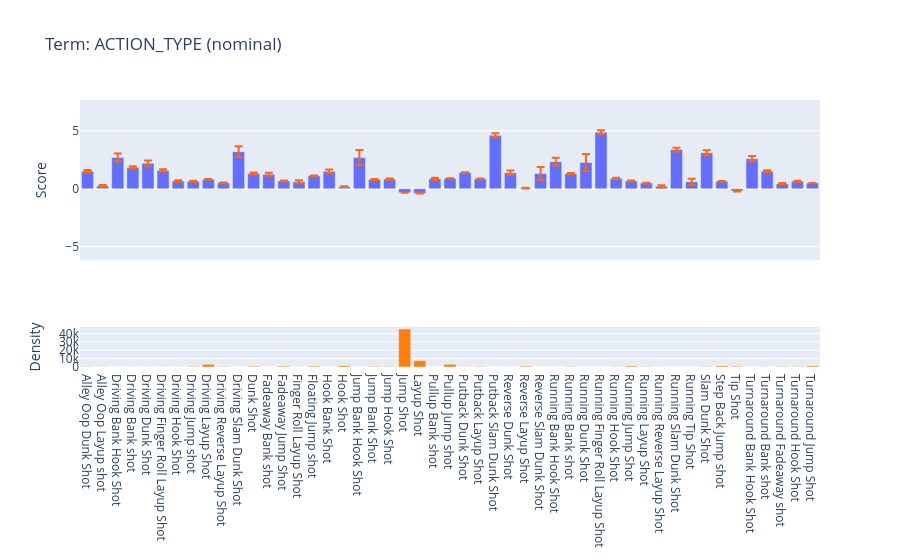

Notebook source saved alongside this figure:
### Code cell
target_feature = 'ACTION_TYPE'

feature_index = feature_cols.index(target_feature)

feature_fig = ebm_global.visualize(feature_index)
feature_fig.show()

### Figure 1 — Plotly figure (JSON) as saved in the notebook; plotly's stock layout.template omitted (floating-point values rounded to 4 significant figures)
{"data": [{"error_y": {"array": [0.09125, 0.08435, 0.3463, 0.09944, 0.2358, 0.09095, 0.07098, 0.04379, 0.02134, 0.03857, 0.4659, 0.08229, 0.1274, 0.02536, 0.122, 0.03158, 0.1592, 0.0281, 0.653, 0.04368, 0.04896, 0.004716, 0.01207, 0.08093, 0.01622, 0.04056, 0.04275, 0.1777, 0.192, 0.03331, 0.5722, 0.3387, 0.04452, 0.7304, 0.1774, 0.05636, 0.0274, 0.02918, 0.09769, 0.168, 0.2581, 0.2087, 0.02382, 0.04512, 0.2356, 0.08423, 0.05217, 0.03887, 0.01669], "color": "#ff6614", "type": "data", "visible": true}, "type": "bar", "x": ["Alley Oop Dunk Shot", "Alley Oop Layup shot", "Driving Bank Hook Shot", "Driving Bank shot", "Driving Dunk Shot", "Driving Finger Roll Layup Shot", "Driving Hook Shot", "Driving Jump shot", "Driving Layup Shot", "Driving Reverse Layup Shot", "Driving Slam Dunk Shot", "Dunk Shot", "Fadeaway Bank shot", "Fadeaway Jump Shot", "Finger Roll Layup Shot", "Floating Jump shot", "Hook Bank Shot", "Hook Shot", "Jump Bank Hook Shot", "Jump Bank Shot", "Jump Hook Shot", "Jump Shot", "Layup Shot", "Pullup Bank shot", "Pullup Jump shot", "Putback Dunk Shot", "Putback Layup Shot", "Putback Slam Dunk Shot", "Reverse Dunk Shot", "Reverse Layup Shot", "Reverse Slam Dunk Shot", "Running Bank Hook Shot", "Running Bank shot", "Running Dunk Shot", "Running Finger Roll Layup Shot", "Running Hook Shot", "Running Jump Shot", "Running Layup Shot", "Running Reverse Layup Shot", "Running Slam Dunk Shot", "Running Tip Shot", "Slam Dunk Shot", "Step Back Jump shot", "Tip Shot", "Turnaround Bank Hook Shot", "Turnaround Bank shot", "Turnaround Fadeaway shot", "Turnaround Hook Shot", "Turnaround Jump Shot"], "xaxis": "x", "y": [1.518, 0.2484, 2.702, 1.84, 2.194, 1.582, 0.6679, 0.6431, 0.8136, 0.511, 3.201, 1.311, 1.253, 0.6781, 0.6069, 1.118, 1.502, 0.1793, 2.688, 0.8077, 0.8359, -0.3423, -0.399, 0.8652, 0.9001, 1.394, 0.8537, 4.618, 1.386, 0.06015, 1.308, 2.34, 1.31, 2.263, 4.875, 0.89, 0.6773, 0.4921, 0.2149, 3.381, 0.6064, 3.104, 0.6519, -0.2008, 2.587, 1.513, 0.4413, 0.6469, 0.4912], "yaxis": "y"}, {"hovertemplate": "(%{hovertext}): %{y}", "hovertext": ["Alley Oop Dunk Shot", "Alley Oop Layup shot", "Driving Bank Hook Shot", "Driving Bank shot", "Driving Dunk Shot", "Driving Finger Roll Layup Shot", "Driving Hook Shot", "Driving Jump shot", "Driving Layup Shot", "Driving Reverse Layup Shot", "Driving Slam Dunk Shot", "Dunk Shot", "Fadeaway Bank shot", "Fadeaway Jump Shot", "Finger Roll Layup Shot", "Floating Jump shot", "Hook Bank Shot", "Hook Shot", "Jump Bank Hook Shot", "Jump Bank Shot", "Jump Hook Shot", "Jump Shot", "Layup Shot", "Pullup Bank shot", "Pullup Jump shot", "Putback Dunk Shot", "Putback Layup Shot", "Putback Slam Dunk Shot", "Reverse Dunk Shot", "Reverse Layup Shot", "Reverse Slam Dunk Shot", "Running Bank Hook Shot", "Running Bank shot", "Running Dunk Shot", "Running Finger Roll Layup Shot", "Running Hook Shot", "Running Jump Shot", "Running Layup Shot", "Running Reverse Layup Shot", "Running Slam Dunk Shot", "Running Tip Shot", "Slam Dunk Shot", "Step Back Jump shot", "Tip Shot", "Turnaround Bank Hook Shot", "Turnaround Bank shot", "Turnaround Fadeaway shot", "Turnaround Hook Shot", "Turnaround Jump Shot"], "marker": {"color": "#ff7f0e"}, "name": "Distribution", "type": "bar", "x": ["Alley Oop Dunk Shot", "Alley Oop Layup shot", "Driving Bank Hook Shot", "Driving Bank shot", "Driving Dunk Shot", "Driving Finger Roll Layup Shot", "Driving Hook Shot", "Driving Jump shot", "Driving Layup Shot", "Driving Reverse Layup Shot", "Driving Slam Dunk Shot", "Dunk Shot", "Fadeaway Bank shot", "Fadeaway Jump Shot", "Finger Roll Layup Shot", "Floating Jump shot", "Hook Bank Shot", "Hook Shot", "Jump Bank Hook Shot", "Jump Bank Shot", "Jump Hook Shot", "Jump Shot", "Layup Shot", "Pullup Bank shot", "Pullup Jump shot", "Putback Dunk Shot", "Putback Layup Shot", "Putback Slam Dunk Shot", "Reverse Dunk Shot", "Reverse Layup Shot", "Reverse Slam Dunk Shot", "Running Bank Hook Shot", "Running Bank shot", "Running Dunk Shot", "Running Finger Roll Layup Shot", "Running Hook Shot", "Running Jump Shot", "Running Layup Shot", "Running Reverse Layup Shot", "Running Slam Dunk Shot", "Running Tip Shot", "Slam Dunk Shot", "Step Back Jump shot", "Tip Shot", "Turnaround Bank Hook Shot", "Turnaround Bank shot", "Turnaround Fadeaway shot", "Turnaround Hook Shot", "Turnaround Jump Shot"], "xaxis": "x2", "y": [361, 207, 17, 147, 94, 196, 158, 617, 3213, 515, 58, 845, 46, 1076, 68, 1036, 46, 1445, 14, 663, 580, 45439, 7593, 51, 3152, 159, 391, 44, 57, 1026, 12, 13, 334, 23, 30, 283, 1132, 376, 74, 21, 19, 388, 1296, 860, 46, 130, 485, 500, 1247], "yaxis": "y2"}], "layout": {"showlegend": false, "title": {"text": "Term: ACTION_TYPE (nominal)"}, "xaxis": {"anchor": "y", "domain": [0, 1], "matches": "x2", "showticklabels": false}, "xaxis2": {"anchor": "y2", "domain": [0, 1]}, "yaxis": {"anchor": "x", "domain": [0.4, 1], "range": [-6.162, 7.657], "title": {"text": "Score"}}, "yaxis2": {"anchor": "x2", "domain": [0, 0.15], "title": {"text": "Density"}}}}
